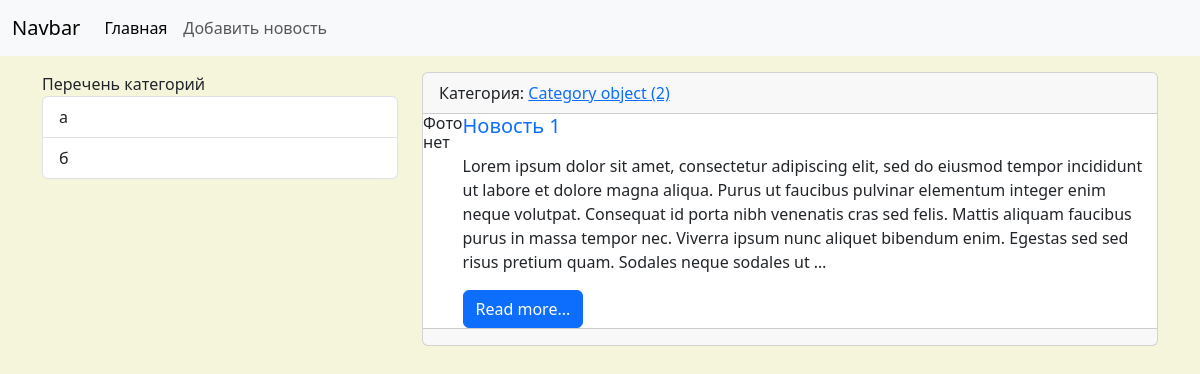
The page /news/news/1 on the database as committed earlier.
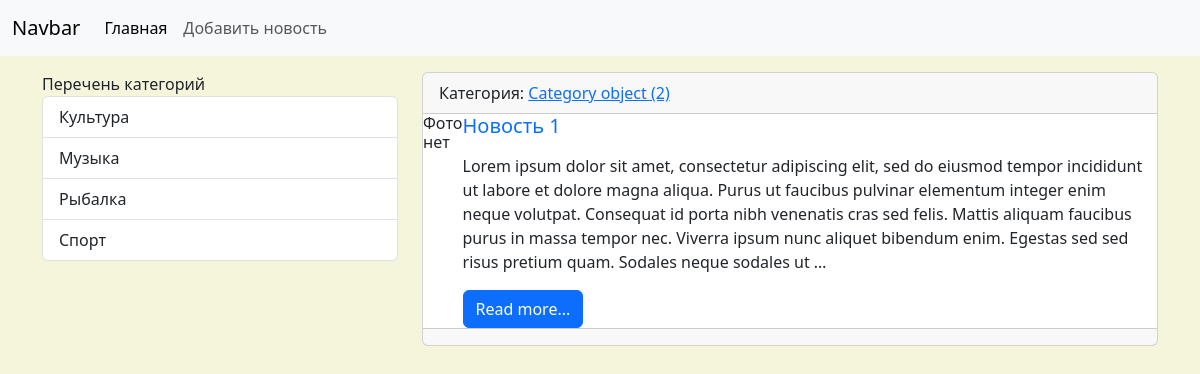
The same page on the database as committed later.
### News/models.py (models this page shows, shortened)
class Category(models.Model):
    title = models.CharField(max_length=150, db_index=True, verbose_name='Категория')
    def get_absolute_url(self):
        return reverse_lazy('Category', kwargs={'category_id': self.pk})
    class Meta:
        verbose_name = 'Категория'
        verbose_name_plural = 'Категории'
        ordering = ['title']

class News(models.Model):
    title = models.CharField(max_length=150, verbose_name='Заголовок')
    content = models.TextField(blank=True, verbose_name='Текст')
    created_at = models.DateTimeField(auto_now_add=True, verbose_name='Время создания')
    updated_at = models.DateTimeField(auto_now=True, verbose_name='Время изменения')
    photo = models.ImageField(upload_to='media/%Y/%m/%d', verbose_name='Фото')
    is_published = models.BooleanField(default=True, verbose_name='Публикация')
    category = models.ForeignKey('Category', on_delete=models.PROTECT, null=True, verbose_name='Категория')
    class Meta:
        verbose_name='Новость'
        verbose_name_plural='Новости'
        ordering = ['-created_at']

### News/views.py (the view)
# urls.py: path('news/<int:news_id>', view_news, name='View_news'),
def view_news(request, news_id):
    news_i = get_object_or_404(News, pk=news_id)
    context = {
        'news_i': news_i
    }
    return render(request, 'News/view_news.html', context=context)

### News/templatetags/news_tags.py (called while the page is built)
@register.simple_tag(name='get_list_categories')
def get_categories():
    return Category.objects.all()

@register.inclusion_tag('News/list_categories.html')
def show_categories(arg1='Перечень', arg2='категорий'):
    categories = Category.objects.all()
    return {'categories': categories, 'arg1': arg1, 'arg2': arg2}

### News/templates/News/view_news.html (shortened to what this page needs)
{% extends 'base.html' %}
{% block sidebar %}
    {% include 'inc/_sidebar.html' %}
{% endblock %}
{% block content %}
    <div class="card mb-3">
        <div class="card-header">
            Категория: <a href="{{ i.category.get_absolute_url }}"> {{news_i.category}} </a>
        </div>
        <div class="media" style="display: flex">
            <div class="media-photo">
                {% if i.photo %}
                <img src="{{ news_i.photo.url }}" class="mr-3" width="350" alt="Photo">
                {% else %}
                <h6> Фото нет </h6>
                {% endif %}
            </div>
            <div class="media-body">
                <h5 class="card-title {% cycle 'text-primary' 'text-success' 'text-danger' %}">{{news_i.title}}</h5>
                {% autoescape off %}
                <p class="card-text">{{news_i.content|truncatewords:60|linebreaks }}</p>
                {% endautoescape %}
                <a href="#" class="btn btn-primary">Read more...</a>
            </div>
        </div>
        <div class="card-footer text-body-secondary">
        </div>
    </div>
{% endblock %}

### templates/base.html (shortened to what this page needs)
{% block _nav %} {% include 'inc/_nav.html' %} {% endblock %}
{% load static %}
<!doctype html>
<html lang="en">
<head>
    <link href="{% static 'bootstrap/css/bootstrap.min.css' %}" rel="stylesheet">
    <link href="{% static 'css/style.css' %}" rel="stylesheet">
</head>
<body>
<div class="container mt-3">
    <div class="row">
        <div class="col-md-4">
            {% block sidebar %} SIDEBAR {% endblock %}
        </div>
        <div class="col-md-8">
            {% block content %} CONTENT {% endblock %}
        </div>
    </div>
</div>
</body>
</html>

### templates/inc/_nav.html (shortened to what this page needs)
<nav class="navbar navbar-expand-lg bg-body-tertiary">
  <div class="container-fluid">
    <a class="navbar-brand" href="{% url 'News' %}">Navbar</a>
    <div class="collapse navbar-collapse" id="navbarNav">
      <ul class="navbar-nav">
        <li class="nav-item">
          <a class="nav-link active" aria-current="page" href="{% url 'News' %}">Главная</a>
        </li>
        <li class="nav-item">
           <a class="nav-link"  href="{% url 'Add_news' %}"> Добавить новость </a>
        </li>
      </ul>
    </div>
  </div>
</nav>

### templates/inc/_sidebar.html
{% load news_tags %}
<div class="list-group">
    {% show_categories %}
</div>

### News/templates/News/list_categories.html
{% load news_tags %}
<div class="list-group">
    {{ arg1 }} {{ arg2 }}
    {% for cat in categories %}
        <a href="{{ cat.get_absolute_url }}" class="list-group-item list-group-item-action">{{ cat.title }}</a>
    {% endfor %}
</div>

### NewsPoject/static/css/style.css (style rules this page uses)
body { background-color: beige; }

Rows that differ between the two databases and show on the page:
changed Category: title "а" → "Культура"
changed Category: title "б" → "Музыка"
added Category: title "Рыбалка"
added Category: title "Спорт"
